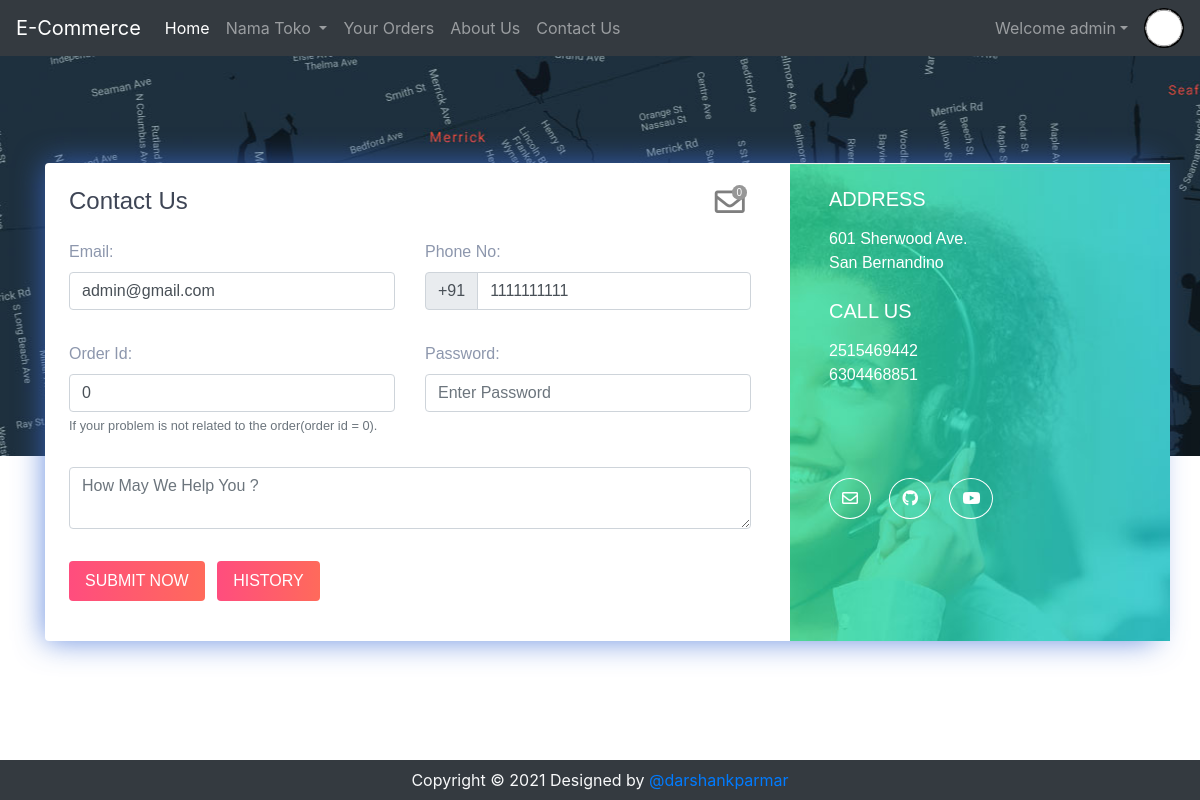
The app's page /contact.php (signed in) with its own data.
### tables this page shows
CREATE TABLE `sitedetail` (
  `tempId` int(11) NOT NULL,
  `systemName` varchar(21) NOT NULL,
  `email` varchar(35) NOT NULL,
  `contact1` bigint(21) NOT NULL,
  `contact2` bigint(21) DEFAULT NULL COMMENT 'Optional',
  `address` text NOT NULL,
  `dateTime` datetime NOT NULL DEFAULT CURRENT_TIMESTAMP
);

CREATE TABLE `users` (
  `id` int(21) NOT NULL,
  `username` varchar(21) NOT NULL,
  `firstName` varchar(21) NOT NULL,
  `lastName` varchar(21) NOT NULL,
  `email` varchar(35) NOT NULL,
  `phone` bigint(20) NOT NULL,
  `userType` enum('0','1','2','3') NOT NULL DEFAULT '0' COMMENT '0=user1=admin2=penjual3=kurir',
  `password` varchar(255) NOT NULL,
  `joinDate` datetime NOT NULL DEFAULT CURRENT_TIMESTAMP
);

### contact.php (the view, shortened to what this page needs)
<!doctype html>
<html lang="en">
  <head>
    <link rel="stylesheet" href="https://stackpath.bootstrapcdn.com/bootstrap/4.5.0/css/bootstrap.min.css">
    <link rel="stylesheet" href="https://use.fontawesome.com/releases/v5.8.2/css/all.css">
  </head>
  <body>
  <?php include 'partials/_dbconnect.php';?>
  <?php include 'partials/_nav.php';?>
      <div class="contact2" style="background-image:url(img/map.jpg);height: 400px;" id="contact">
        <div class="container">
          <div class="row contact-container">
            <div class="col-lg-12">
              <div class="card card-shadow border-0 mb-4">
                <div class="row">
                  <div class="col-lg-8">
                    <div class="contact-box p-4">
                      <div class="row">
                        <div class="col-lg-8">
                          <h4 class="title">Contact Us</h4>
                        </div>
                        <?php if($loggedin){ ?>
                          <div class="col-lg-4">
                            <div class="icon-badge-container mx-1" style="padding-left: 167px;">
                              <a href="#" data-toggle="modal" data-target="#adminReply"><i class="far fa-envelope icon-badge-icon"></i></a>
                              <div class="icon-badge"><b><span id="totalMessage">0</span></b></div>
                            </div>
                          </div>
                        <?php } ?>
                      </div>
                      <?php
                          $passSql = "SELECT * FROM users WHERE id='$userId'";
                          $passResult = mysqli_query($conn, $passSql);
                          $passRow=mysqli_fetch_assoc($passResult);
                          $email = $passRow['email'];
                          $phone = $passRow['phone'];
                      ?>
                      <form action="partials/_manageContactUs.php" method="POST">
                        <div class="row">
                          <div class="col-lg-6">
                            <div class="form-group mt-3">
                                <b><label for="email">Email:</label></b>
                                <input type="email" class="form-control" id="email" name="email" placeholder="Enter Your Email" required value="<?php echo $email ?>">
                            </div>
                          </div>
                          <div class="col-lg-6">
                            <div class="form-group mt-3">
                                <b><label for="phone">Phone No:</label></b>
                                <div class="input-group mb-3">
                                    <div class="input-group-prepend">
                                      <span class="input-group-text" id="basic-addon">+91</span>
                                    </div>
                                    <input type="tel" class="form-control" id="phone" name="phone" aria-describedby="basic-addon" placeholder="Enter Your Phone Number" required pattern="[0-9]{10}" value="<?php echo $phone ?>">
                                </div>
                            </div>
                          </div>
                          <div class="col-lg-6">
                            <div class="form-group mt-3">
                              <b><label for="orderId">Order Id:</label></b>
                              <input class="form-control" type="text" id="orderId" name="orderId" placeholder="Order Id" value="0">
                              <small id="orderIdHelp" class="form-text text-muted">If your problem is not related to the order(order id = 0).</small>
                            </div>
                          </div>
                          <div class="col-lg-6">
                            <div class="form-group mt-3">
                              <b><label for="password">Password:</label></b>
                              <input class="form-control" id="password" name="password" placeholder="Enter Password" type="password" placeholder="Enter Your Password" required data-toggle="password">
                            </div>
                          </div>
                          <div class="col-lg-12">
                            <div class="form-group  mt-3">
                                <textarea class="form-control" id="message" name="message" rows="2" required minlength="6" placeholder="How May We Help You ?"></textarea>
                            </div>
                          </div>
                          <?php if($loggedin){ ?>
                            <div class="col-lg-12">
                              <button type="submit" class="btn btn-danger-gradiant mt-3 mb-3 text-white border-0 py-2 px-3"><span> SUBMIT NOW <i class="ti-arrow-right"></i></span></button>
                              <button type="button" class="btn btn-danger-gradiant mt-3 mb-3 text-white border-0 py-2 px-3 mx-2" data-toggle="modal" data-target="#history"><span> HISTORY <i class="ti-arrow-right"></i></span></button>
                            </div>
                          <?php } ?>
                        </div>
                      </form>
                    </div>
                  </div>
                  <?php
                    $sql = "SELECT * FROM `sitedetail`";
                    $result = mysqli_query($conn, $sql);
                    $row = mysqli_fetch_assoc($result);
                    $address = $row['address'];
                    $email = $row['email'];
                    $contact1 = $row['contact1'];
                    $contact2 = $row['contact2'];
                    echo '<div class="col-lg-4 bg-image" style="background-image:url(img/contact.jpg)">
                          <div class="detail-box p-4">
                            <h5 class="text-white font-weight-light mb-3">ADDRESS</h5>
                            <p class="text-white op-7">' .$address. '</p>
                            <h5 class="text-white font-weight-light mb-3 mt-4">CALL US</h5>
                            <p class="text-white op-7">' .$contact1. '
                              <br> ' .$contact2. '</p>
                            <div class="round-social light">
                              <a href="https://mail.google.com/mail/?view=cm&fs=1&tf=1&to=' .$email. '" class="ml-0 text-decoration-none text-white border border-white rounded-circle" target="_blank"><i class="far fa-envelope"></i></a>
                              <a href="https://github.com/darshankparmar" class="text-decoration-none text-white border border-white rounded-circle" target="_blank"><i class="fab fa-github"></i></i></a>
                              <a href="https://youtube.com/" class="text-decoration-none text-white border border-white rounded-circle" target="_blank"><i class="fab fa-youtube"></i></a>
                            </div>
                          </div>
                        </div>';
                  ?>
                </div>
              </div>
            </div>
          </div>
        </div>
      </div>
  <?php include 'partials/_footer.php';?>
  </body>
</html>

### partials/_nav.php (shortened to what this page needs)
<?php
if (isset($_SESSION['loggedin']) && $_SESSION['loggedin'] == true) {
  $loggedin = true;
  $userId = $_SESSION['userId'];
  $username = $_SESSION['username'];
} else {
  $loggedin = false;
  $userId = 0;
}
$sql = "SELECT * FROM `sitedetail`";
$result = mysqli_query($conn, $sql);
$row = mysqli_fetch_assoc($result);
$systemName = $row['systemName'];
echo '<nav class="navbar navbar-expand-lg navbar-dark bg-dark">
      <a class="navbar-brand" href="index.php">' . $systemName . '</a>
      <button class="navbar-toggler" type="button" data-toggle="collapse" data-target="#navbarSupportedContent" aria-controls="navbarSupportedContent" aria-expanded="false" aria-label="Toggle navigation">
        <span class="navbar-toggler-icon"></span>
      </button>
      <div class="collapse navbar-collapse" id="navbarSupportedContent">
        <ul class="navbar-nav mr-auto">
          <li class="nav-item active">
            <a class="nav-link" href="index.php">Home <span class="sr-only">(current)</span></a>
          </li>
          <li class="nav-item dropdown">
            <a class="nav-link dropdown-toggle" href="#" id="navbarDropdown" role="button" data-toggle="dropdown" aria-haspopup="true" aria-expanded="false">
              Nama Toko
            </a>
            <div class="dropdown-menu" aria-labelledby="navbarDropdown">';
echo '</div>
          </li>
          <li class="nav-item">
            <a class="nav-link" href="viewOrder.php">Your Orders</a>
          </li>
          <li class="nav-item">
            <a class="nav-link" href="about.php">About Us</a>
          </li>
          <li class="nav-item">
            <a class="nav-link" href="contact.php">Contact Us</a>
          </li>
        </ul>
        ';
if ($loggedin) {
  echo '<ul class="navbar-nav mr-2">
            <li class="nav-item dropdown">
              <a class="nav-link dropdown-toggle" href="#" id="navbarDropdown" role="button" data-toggle="dropdown"> Welcome ' . $username . '</a>
              <div class="dropdown-menu" aria-labelledby="navbarDropdown">
                <a class="dropdown-item" href="partials/_logout.php">Logout</a>
              </div>
            </li>
          </ul>
          <div class="text-center image-size-small position-relative">
            <a href="viewProfile.php"><img src="img/person-' . $userId . '.jpg" class="rounded-circle" onError="this.src = \'img/profilePic.jpg\'" style="width:40px; height:40px"></a>
          </div>';
} else {
  echo '
          <button type="button" class="btn btn-success mx-2"  data-toggle="modal" data-target="#loginModal">Login</button>
          <button type="button" class="btn btn-success mx-2"  data-toggle="modal" data-target="#signupModal">SignUp</button>';
}
echo '</div>
    </nav>';

### contact.php (style rules this page uses)
.icon-badge-container { position: absolute; }
.icon-badge-icon { font-size: 30px; color: rgb(0 0 0 / 50%); position: relative; }
.icon-badge { background-color: #979797;; font-size: 10px; color: white; text-align: center; width: 15px; height: 15px; border-radius: 49%; position: relative; top: -35px; left: 17px; }
.contact2 { font-family: "Montserrat", sans-serif; color: #8d97ad; font-weight: 300; background-position: center top; }
.contact2 h1, .contact2 h2, .contact2 h3, .contact2 h4, .contact2 h5, .contact2 h6 { color: #3e4555; }
.contact2 .bg-image { background-size: cover; position: relative; display: -webkit-box; display: -webkit-flex; display: -ms-flexbox; display: flex; }
.contact2 .card.card-shadow { -webkit-box-shadow: 0px 0px 30px rgba(115, 128, 157, 0.1); box-shadow: 0px 0px 30px rgba(61, 109, 214, 0.774); }
.contact2 .detail-box .round-social { margin-top: 100px; }
.contact2 .round-social a { background: transparent; margin: 0 7px; padding: 11px 12px; }
.contact2 .contact-container { position: relative; top: 107px; }
.contact2 .btn-danger-gradiant { background: #ff4d7e; background: -webkit-linear-gradient(legacy-direction(to right), #ff4d7e 0%, #ff6a5b 100%); background: -webkit-gradient(linear, left top, right top, from(#ff4d7e), to(#ff6a5b)); background: -webkit-linear-gradient(left, #ff4d7e 0%, #ff6a5b 100%); background: -o-linear-gradient(left, #ff4d7e 0%, #ff6a5b 100%); background: linear-gradient(to right, #ff4d7e 0%, #ff6a5b 100%); }

### records on screen
sitedetail: systemName "E-Commerce", address "601 Sherwood Ave. San Bernandino", contact1 "2515469442", contact2 "6304468851"
users: email "admin@gmail.com", phone "1111111111"

### other values on screen
$username "admin"
